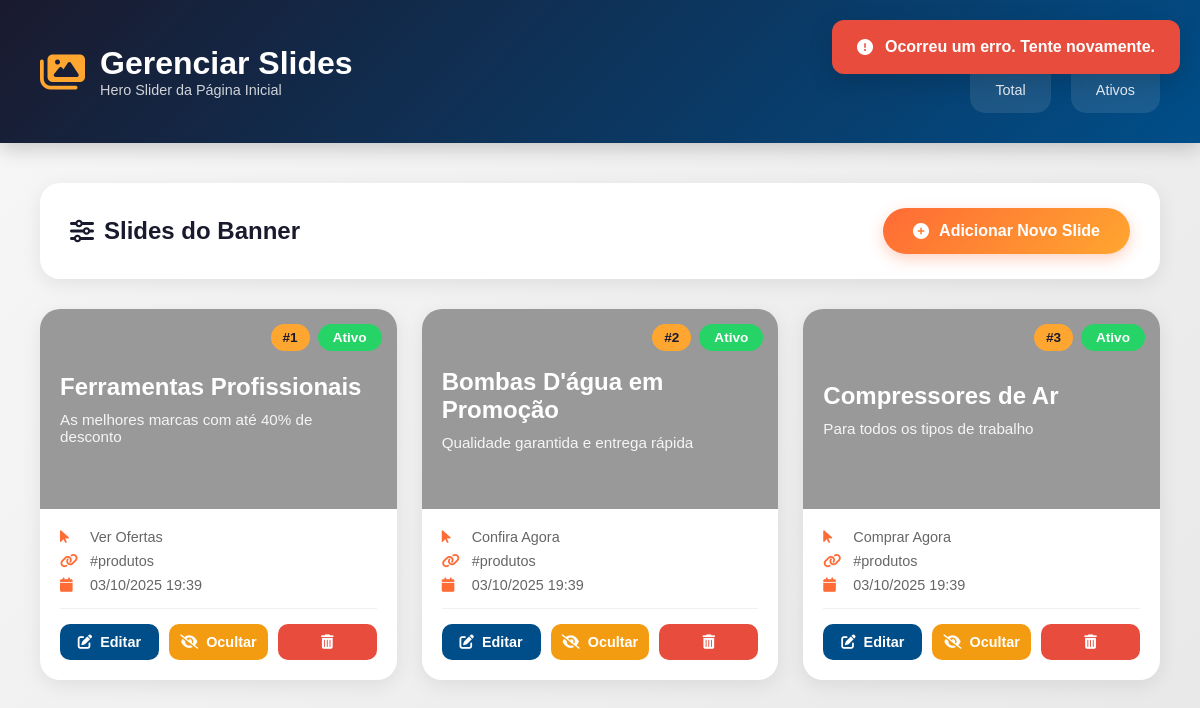
The page /admin/slides/slide.php?erro=id_invalido on the database its author committed.
### tables this page shows
CREATE TABLE IF NOT EXISTS slides (
    id INT AUTO_INCREMENT PRIMARY KEY,
    titulo VARCHAR(255) NOT NULL,
    subtitulo TEXT,
    texto_botao VARCHAR(100) DEFAULT 'Ver Ofertas',
    link_botao VARCHAR(255) DEFAULT '#produtos',
    imagem_url VARCHAR(255),
    ordem INT DEFAULT 0,
    ativo BOOLEAN DEFAULT 1,
    criado_em TIMESTAMP DEFAULT CURRENT_TIMESTAMP,
    atualizado_em TIMESTAMP DEFAULT CURRENT_TIMESTAMP ON UPDATE CURRENT_TIMESTAMP
);

### admin/slides/slide.php (the view, shortened to what this page needs)
<?php
include '../../config/conexao.php';
$sql = "SELECT * FROM slides ORDER BY ordem ASC, id ASC";
$result = $conn->query($sql);
$totalSlides = $result->num_rows;
$slidesAtivos = $conn->query("SELECT COUNT(*) as total FROM slides WHERE ativo = 1")->fetch_assoc()['total'];
?>
<!DOCTYPE html>
<html lang="pt-BR">
<head>
    <link rel="stylesheet" href="https://cdnjs.cloudflare.com/ajax/libs/font-awesome/6.4.0/css/all.min.css">
</head>
<body>
    <?php if (isset($_GET['erro'])): ?>
        <div class="alert-message alert-error">
            <i class="fas fa-exclamation-circle"></i>
            <span>Ocorreu um erro. Tente novamente.</span>
        </div>
    <?php endif; ?>
    <div class="admin-header">
        <div class="admin-header-content">
            <div class="admin-title">
                <i class="fas fa-images"></i>
                <div>
                    <h1>Gerenciar Slides</h1>
                    <p style="opacity: 0.8; font-size: 0.9rem;">Hero Slider da Página Inicial</p>
                </div>
            </div>
            <div class="admin-stats">
                <div class="stat-box">
                    <div class="number"><?= $totalSlides ?></div>
                    <div class="label">Total</div>
                </div>
                <div class="stat-box">
                    <div class="number"><?= $slidesAtivos ?></div>
                    <div class="label">Ativos</div>
                </div>
            </div>
        </div>
    </div>
    <div class="admin-container">
        <div class="action-bar">
            <h2>
                <i class="fas fa-sliders-h"></i>
                Slides do Banner
            </h2>
            <a href="criar_slide.php" class="btn-add">
                <i class="fas fa-plus-circle"></i>
                Adicionar Novo Slide
            </a>
        </div>
        <?php if ($totalSlides > 0): ?>
            <div class="slides-grid">
                <?php while ($slide = $result->fetch_assoc()): ?>
                    <div class="slide-card">
                        <div class="slide-preview" style="background-image: url('../../<?= htmlspecialchars($slide['imagem_url']) ?>');">
                            <div class="slide-badges">
                                <span class="badge-ordem">#<?= $slide['ordem'] ?></span>
                                <span class="badge-status <?= $slide['ativo'] ? 'ativo' : 'inativo' ?>">
                                    <?= $slide['ativo'] ? 'Ativo' : 'Inativo' ?>
                                </span>
                            </div>
                            <div class="slide-preview-content">
                                <h3><?= htmlspecialchars($slide['titulo']) ?></h3>
                                <p><?= htmlspecialchars($slide['subtitulo']) ?></p>
                            </div>
                        </div>
                        <div class="slide-info">
                            <div class="slide-details">
                                <div class="slide-detail-item">
                                    <i class="fas fa-mouse-pointer"></i>
                                    <span><?= htmlspecialchars($slide['texto_botao']) ?></span>
                                </div>
                                <div class="slide-detail-item">
                                    <i class="fas fa-link"></i>
                                    <span><?= htmlspecialchars($slide['link_botao']) ?></span>
                                </div>
                                <div class="slide-detail-item">
                                    <i class="fas fa-calendar"></i>
                                    <span><?= date('d/m/Y H:i', strtotime($slide['atualizado_em'])) ?></span>
                                </div>
                            </div>
                            <div class="slide-actions">
                                <a href="editar_slide.php?id=<?= $slide['id'] ?>" class="btn-edit">
                                    <i class="fas fa-edit"></i> Editar
                                </a>
                                <a href="toggle_slide.php?id=<?= $slide['id'] ?>" class="btn-toggle">
                                    <i class="fas fa-eye<?= $slide['ativo'] ? '-slash' : '' ?>"></i>
                                    <?= $slide['ativo'] ? 'Ocultar' : 'Ativar' ?>
                                </a>
                                <a href="deletar_slide.php?id=<?= $slide['id'] ?>" class="btn-delete">
                                    <i class="fas fa-trash-alt"></i>
                                </a>
                            </div>
                        </div>
                    </div>
                <?php endwhile; ?>
            </div>
        <?php endif; ?>
    </div>
</body>
</html>

### admin/slides/slide.php (style rules this page uses)
* { margin: 0; padding: 0; box-sizing: border-box; }
:root { --primary: #FF6B35; --secondary: #004E89; --accent: #FFA630; --dark: #1A1A2E; --light: #F7F7F7; --white: #FFFFFF; --success: #25D366; --error: #e74c3c; --warning: #f39c12; }
body { font-family: 'Arial', sans-serif; background: linear-gradient(135deg, var(--light) 0%, #e8e8e8 100%); min-height: 100vh; padding: 0; }
.alert-message { position: fixed; top: 20px; right: 20px; padding: 18px 25px; border-radius: 12px; box-shadow: 0 8px 25px rgba(0, 0, 0, 0.15); z-index: 9999; display: flex; align-items: center; gap: 12px; font-weight: 600; animation: slideInRight 0.4s ease-out, fadeOut 0.3s ease-in 2.7s; max-width: 400px; }
.alert-error { background: var(--error); color: white; }
.admin-header { background: linear-gradient(135deg, var(--dark) 0%, var(--secondary) 100%); color: white; padding: 30px 0; box-shadow: 0 5px 20px rgba(0, 0, 0, 0.2); }
.admin-header-content { max-width: 1400px; margin: 0 auto; padding: 0 40px; display: flex; justify-content: space-between; align-items: center; flex-wrap: wrap; gap: 20px; }
.admin-title { display: flex; align-items: center; gap: 15px; }
.admin-title h1 { font-size: 2rem; font-weight: 700; }
.admin-title i { font-size: 2.5rem; color: var(--accent); }
.admin-stats { display: flex; gap: 20px; align-items: center; }
.stat-box { background: rgba(255, 255, 255, 0.1); padding: 15px 25px; border-radius: 15px; text-align: center; backdrop-filter: blur(10px); }
.stat-box .number { font-size: 2rem; font-weight: bold; color: var(--accent); }
.stat-box .label { font-size: 0.9rem; opacity: 0.9; }
.admin-container { max-width: 1400px; margin: 40px auto; padding: 0 40px; }
.action-bar { background: var(--white); padding: 25px 30px; border-radius: 20px; box-shadow: 0 5px 20px rgba(0, 0, 0, 0.08); margin-bottom: 30px; display: flex; justify-content: space-between; align-items: center; flex-wrap: wrap; gap: 20px; }
.action-bar h2 { color: var(--dark); font-size: 1.5rem; display: flex; align-items: center; gap: 10px; }
.btn-add { background: linear-gradient(135deg, var(--primary) 0%, var(--accent) 100%); color: white; padding: 14px 30px; border-radius: 50px; text-decoration: none; font-weight: 600; display: inline-flex; align-items: center; gap: 10px; transition: all 0.3s ease; box-shadow: 0 5px 15px rgba(255, 107, 53, 0.3); font-size: 1rem; }
.slides-grid { display: grid; grid-template-columns: repeat(auto-fill, minmax(350px, 1fr)); gap: 25px; margin-top: 20px; }
.slide-card { background: var(--white); border-radius: 20px; overflow: hidden; box-shadow: 0 5px 20px rgba(0, 0, 0, 0.08); transition: all 0.3s ease; position: relative; }
.slide-preview { width: 100%; height: 200px; background-size: cover; background-position: center; position: relative; }
.slide-preview::before { content: ''; position: absolute; top: 0; left: 0; width: 100%; height: 100%; background: rgba(0, 0, 0, 0.4); }
.slide-preview-content { position: relative; z-index: 2; padding: 20px; color: white; height: 100%; display: flex; flex-direction: column; justify-content: center; }
.slide-preview-content h3 { font-size: 1.5rem; margin-bottom: 10px; }
.slide-preview-content p { font-size: 0.95rem; opacity: 0.9; }
.slide-badges { position: absolute; top: 15px; right: 15px; z-index: 3; display: flex; gap: 8px; }
.badge-status { padding: 6px 15px; border-radius: 20px; font-size: 0.85rem; font-weight: 600; }
.badge-status.ativo { background: var(--success); color: white; }
.badge-ordem { background: var(--accent); color: var(--dark); padding: 6px 12px; border-radius: 20px; font-size: 0.85rem; font-weight: bold; }
.slide-info { padding: 20px; }
.slide-details { margin-bottom: 15px; }
.slide-detail-item { display: flex; align-items: center; gap: 10px; margin-bottom: 8px; color: #666; font-size: 0.9rem; }
.slide-detail-item i { color: var(--primary); width: 20px; }
.slide-actions { display: flex; gap: 10px; padding-top: 15px; border-top: 1px solid #f0f0f0; }
.btn-edit, .btn-delete, .btn-toggle { flex: 1; padding: 10px; border-radius: 10px; text-decoration: none; font-weight: 600; font-size: 0.9rem; display: flex; align-items: center; justify-content: center; gap: 8px; transition: all 0.3s ease; border: none; cursor: pointer; }
.btn-edit { background: var(--secondary); color: white; }
.btn-delete { background: var(--error); color: white; }
.btn-toggle { background: var(--warning); color: white; }
.slide-card { animation: fadeIn 0.5s ease-out; }

### rows shown on the page
slides: ordem "1", ativo "Ativo", titulo "Ferramentas Profissionais", subtitulo "As melhores marcas com até 40% de desconto", texto_botao "Ver Ofertas", link_botao "#produtos", atualizado_em "03/10/2025 19:39"
slides: ordem "2", ativo "Ativo", titulo "Bombas D'água em Promoção", subtitulo "Qualidade garantida e entrega rápida", texto_botao "Confira Agora", link_botao "#produtos", atualizado_em "03/10/2025 19:39"
slides: ordem "3", ativo "Ativo", titulo "Compressores de Ar", subtitulo "Para todos os tipos de trabalho", texto_botao "Comprar Agora", link_botao "#produtos", atualizado_em "03/10/2025 19:39"
